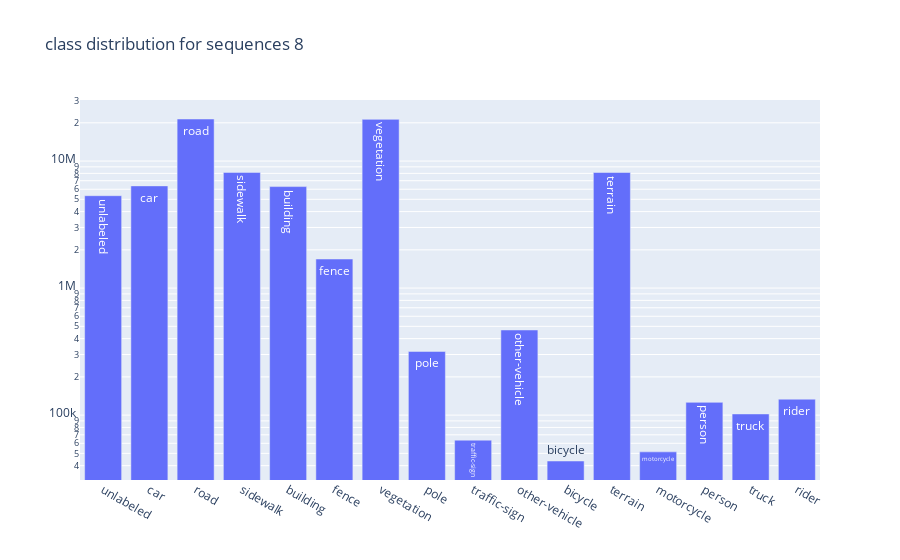

The code cell stored with this chart in its notebook:
### Code cell
graph_class_distro(eight, "class distribution for sequences 8")

### Figure 1 — Plotly figure (JSON) as saved in the notebook; plotly's stock layout.template omitted (floating-point values rounded to 4 significant figures)
{"data": [{"text": ["unlabeled", "car", "road", "sidewalk", "building", "fence", "vegetation", "pole", "traffic-sign", "other-vehicle", "bicycle", "terrain", "motorcycle", "person", "truck", "rider"], "type": "bar", "x": ["unlabeled", "car", "road", "sidewalk", "building", "fence", "vegetation", "pole", "traffic-sign", "other-vehicle", "bicycle", "terrain", "motorcycle", "person", "truck", "rider"], "y": [5336747, 6375136, 21432541, 8141146, 6296247, 1694313, 21293198, 317123, 63510, 467907, 43531, 8125190, 51364, 126004, 102161, 133482]}], "layout": {"autosize": false, "showlegend": false, "title": {"text": "class distribution for sequences 8"}, "yaxis": {"type": "log"}}}
